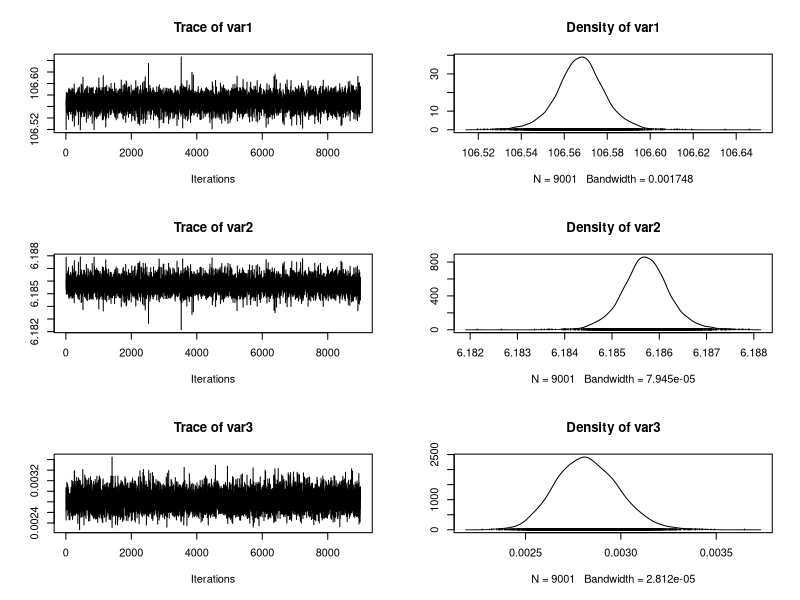

The R script that drew this image:
# Data
ni = 30 # nombres de lignes (rats)
nj = 5 # nombres de colonnes (jours)

y = structure(c(151, 145, 147, 155, 135, 159, 141, 159, 177, 134, 160, 143, 154, 171, 163, 160, 
                142, 156, 157, 152, 154, 139, 146, 157, 132, 160, 169, 157, 137, 153, 199, 199, 
                214, 200, 188, 210, 189, 201, 236, 182, 208, 188, 200, 221, 216, 207, 187, 203, 
                212, 203, 205, 190, 191, 211, 185, 207, 216, 205, 180, 200, 246, 249, 263, 237, 
                230, 252, 231, 248, 285, 220, 261, 220, 244, 270, 242, 248, 234, 243, 259, 246, 
                253, 225, 229, 250, 237, 257, 261, 248, 219, 244, 283, 293, 312, 272, 280, 298, 
                275, 297, 350, 260, 313, 273, 289, 326, 281, 288, 280, 283, 307, 286, 298, 267, 
                272, 285, 286, 303, 295, 289, 258, 286, 320, 354, 328, 297, 323, 331, 305, 338, 
                376, 296, 352, 314, 325, 358, 312, 324, 316, 317, 336, 321, 334, 302, 302, 323, 
                331, 345, 333, 316, 291, 324), 
              .Dim = c(ni, nj))

colnames(y) = c("Jour 8", "Jour 15", "Jour 22", "Jour 29", "Jour 36")

x = c(8.0, 15.0, 22.0, 29.0, 36.0)
xbar = 22.0

Gibbs = function(nchain, data){
  
  ni = nrow(data)
  nj = ncol(data)
  
  x = c(8.0, 15.0, 22.0, 29.0, 36.0)
  xbar = 22.0
  
  # État initial suggéré par les auteurs
  alpha = c(250, 250, 250, 250, 250, 250, 250, 250, 250, 250, 250, 250, 250, 250, 250, 250, 
            250, 250, 250, 250, 250, 250, 250, 250, 250, 250, 250, 250, 250, 250)
  beta = c(6, 6, 6, 6, 6, 6, 6, 6, 6, 6, 6, 6, 6, 6, 6, 6, 6, 6, 6, 6, 6, 6, 6, 6, 6, 6, 6, 6, 
           6, 6)
  alpha.c = 150
  beta.c = 10
  sigma.c = 1
  alpha.sigma = 1
  beta.sigma = 1
  
  alpha0 = alpha.c - xbar * beta.c
  
  init = c(alpha0, alpha.c, beta.c, alpha.sigma, beta.sigma, sigma.c, alpha, beta)
  
  # Début de la chaîne
  chain = matrix(NA, nchain + 1, 66)
  chain[1,] = init
  for (k in 1:nchain){
    # Mise à jour de alpha.c
    mean = (1000**2 * sum(alpha))/(alpha.sigma**2 + ni * 1000**2)
    sd = (1000**2 * alpha.sigma**2)/(alpha.sigma**2 + ni * 1000**2)
    
    alpha.c = rnorm(1, mean, sd)
    
    # Mise à jour de beta.c
    mean = (1000**2 * sum(beta))/(beta.sigma**2 + ni * 1000**2)
    sd = (1000**2 * beta.sigma**2)/(beta.sigma**2 + ni * 1000**2)
    
    beta.c = rnorm(1, mean, sd)
    
    # Mise à jour de alpha.sigma
    a = 0.001 + ni / 2
    b = (2 * 0.001 + sum((alpha - alpha.c)**2))/2
    
    alpha.sigma = 1/sqrt(rgamma(1, a, 1/b))
    
    # Mise à jour de beta.sigma
    a = 0.001 + ni / 2
    b = (2 * 0.001 + sum((beta - beta.c)**2))/2
      
    beta.sigma = 1/sqrt(rgamma(1, a, 1/b))
      
    # Mise à jour de sigma.c
    a = 0.001 + ni * nj / 2
    tot = 0
    for (i in 1:ni){
      for (j in 1:nj){
        s = (data[i,j] - alpha[i] - beta[i]*(x[j] - xbar))**2
        tot = tot + s
      }
    }
    b = (2 * 0.001 + tot)/2
    
    sigma.c = 1/sqrt(rgamma(1, a, 1/b))
    
    # Mise à jour de alpha
    for (i in 1:ni){
      mean = (alpha.c * sigma.c**2 + alpha.sigma**2 * sum(data[i,] - beta[i]*(x - xbar))) / 
        (sigma.c**2 + nj * alpha.sigma**2)
      sd = (alpha.sigma**2 * sigma.c**2) / (sigma.c**2 + nj * alpha.sigma**2)
        
      alpha[i] = rnorm(1, mean, sd)
    }
    
    # Mise à jour de beta
    for (i in 1:ni){
      mean = (beta.c * sigma.c**2 + beta.sigma**2 * sum((x - xbar) * (data[i,] - alpha[i]))) / 
        (sigma.c**2 + sum((x - xbar)**2) * beta.sigma**2)
      sd = (beta.sigma**2 * sigma.c**2) / (sigma.c**2 + sum((x - xbar)**2) * beta.sigma**2)
      
      beta[i] = rnorm(1, mean, sd)
    }
    
    # Mise à jour de alpha0
    alpha0 = alpha.c - xbar * beta.c
    
    # Mise à jour de la chaîne
    chain[k+1,] = c(alpha0, alpha.c, beta.c, alpha.sigma, beta.sigma, sigma.c, alpha, beta)
  }
  return(chain)
}

# 
chain = Gibbs(10**4, y)

library(coda)
burnin = 1:1000
plot(mcmc(chain[-burnin,])[,c(1,3,6)])

s = summary(mcmc(chain[-burnin,]))$statistics[c(1,3,6),]

y2 = matrix(NA, ni, nj)
for(i in 1:ni){
  for (j in 1:nj){
    y2[i,j] = rnorm(1, chain[10001,i+6] + chain[10001,i+36] * (x[j] - xbar), chain[10001,6]**2)
  }
}
